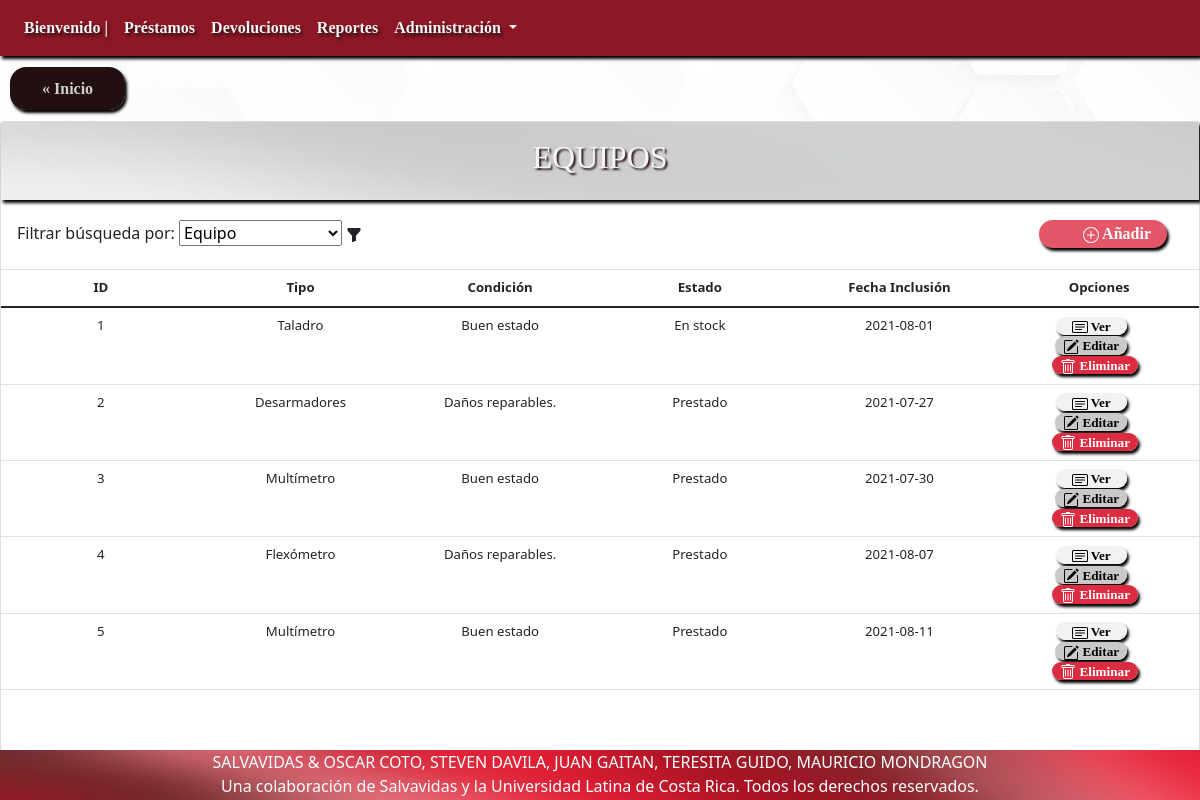
Page /?c=detalleAllEquipo on the earlier database version.
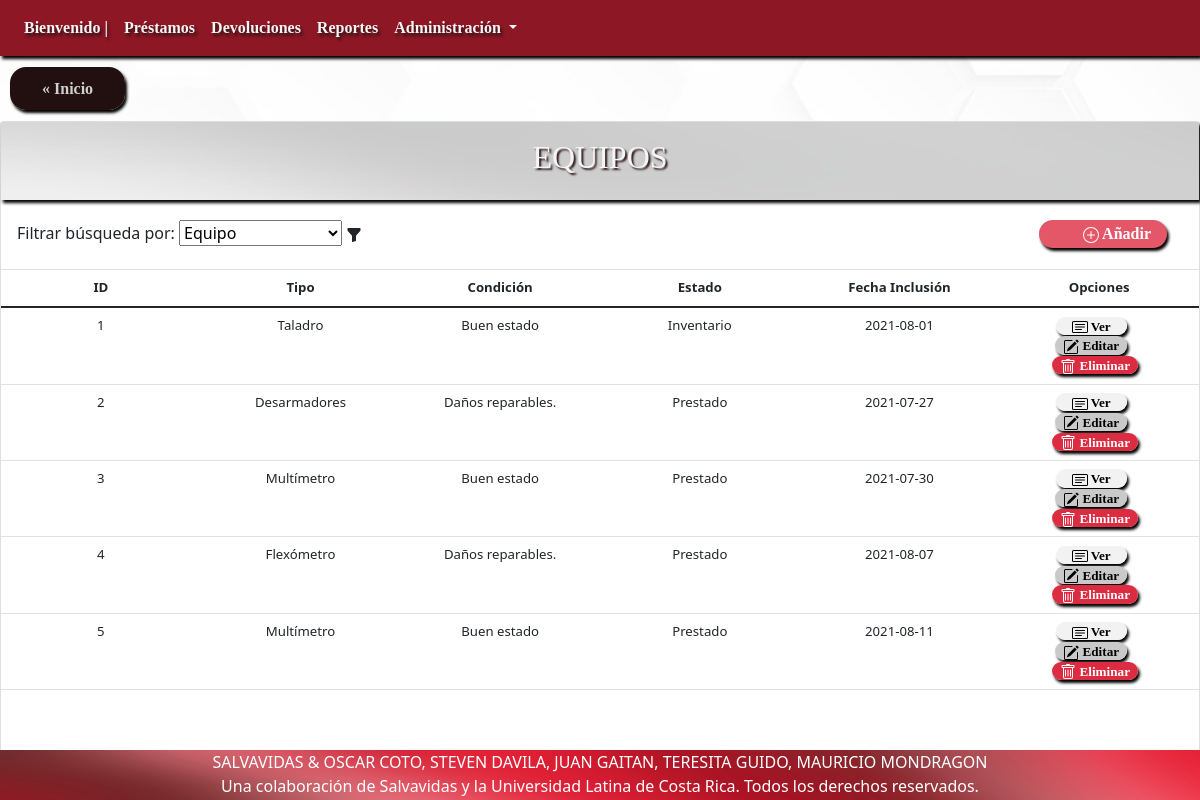
Same page on the later database version.
### tables this page shows
CREATE TABLE `equipo` (
  `idEquipo` varchar(25) NOT NULL,
  `idTipoEquipo` varchar(25) NOT NULL,
  `idCondicionActual` int(11) NOT NULL,
  `idEstadoInventario` int(11) NOT NULL,
  `fechaInclusion` date DEFAULT current_timestamp()
);

CREATE TABLE `tipoequipo` (
  `idTipoEquipo` varchar(25) NOT NULL,
  `nombreTipoEquipo` varchar(50) NOT NULL,
  `descripcionTipoEquipo` varchar(100) DEFAULT NULL,
  `marcaTipoEquipo` varchar(50) DEFAULT NULL,
  `existenciaMinima` int(11) NOT NULL
);

CREATE TABLE `condicionactual` (
  `idCondicionActual` int(11) NOT NULL,
  `descripcionCondicionActual` varchar(50) DEFAULT NULL
);

CREATE TABLE `estadoinventario` (
  `idEstadoInventario` int(11) NOT NULL,
  `descripcionEstadoInventario` varchar(50) DEFAULT NULL
);

### controller/detalleAllEquipo.php (called while the page is built, shortened)
<?php
include 'model/Equipo.php';
$Equipo = new Equipo();
    $allEquipo = $Equipo->seleccionarAllEquipo();
    $TipoEquipo = new TipoEquipo();
    $allTipoEquipo = $TipoEquipo->seleccionarAllTipoEquipo();
    $EstadoInventario = new EstadoInventario();
    $allEstadoInventario = $EstadoInventario->seleccionarAllEstadoInventario();
    $CondicionActual = new CondicionActual();
    $allCondicionActual = $CondicionActual->seleccionarAllCondicionActual();
    include 'view/verAllEquipo.php';

### model/Equipo.php (called while the page is built, shortened)
<?php
include_once "model/TipoEquipo.php";
include_once "model/CondicionActual.php";
include_once "model/EstadoInventario.php";
class Equipo
{
  public function __construct(
    $pidEquipo = "",
    $pidTipoEquipo = "",
    $pidCondicionActual = "",
    $pidEstadoInventario = "",
    $pfechaInclusion = ""
  ) {
    $this->idEquipo = $pidEquipo;
    $this->idTipoEquipo = $pidTipoEquipo;
    $this->idCondicionActual = $pidCondicionActual;
    $this->idEstadoInventario = $pidEstadoInventario;
    $this->fechaInclusion = $pfechaInclusion;
  }
  function seleccionarAllEquipo(){
    $query = "SELECT * FROM equipo";
    $pdo = new Connection();
    $pdo = $pdo->open();
    $result = $pdo->query($query);
    $rows = [];
    foreach ($result->fetchAll() as $row) {
        $rows[] = new Equipo($row['idEquipo'], $row['idTipoEquipo'],$row['idCondicionActual'],$row['idEstadoInventario'],$row['fechaInclusion']);
    }
    return $rows;
  }
}

### model/TipoEquipo.php (called while the page is built, shortened)
<?php
class TipoEquipo
{
  public function __construct(
    $pidTipoEquipo = "",
    $pnombreTipoEquipo = "",
    $pdescripcionTipoEquipo = "",
    $pmarcaTipoEquipo = "",
    $pexistenciaMinima = ""
  ) {
    $this->idTipoEquipo = $pidTipoEquipo;
    $this->nombreTipoEquipo = $pnombreTipoEquipo;
  }
  function seleccionarAllTipoEquipo(){
    $query = "SELECT * FROM tipoequipo";
    $pdo = new Connection();
    $pdo = $pdo->open();
    $result = $pdo->query($query);
    $rows = [];
    foreach ($result->fetchAll() as $row) {
        $rows[] = new TipoEquipo($row['idTipoEquipo'], $row['nombreTipoEquipo'],$row['descripcionTipoEquipo'],$row['marcaTipoEquipo'],$row['existenciaMinima']);
    }
    return $rows;
  }
}

### model/CondicionActual.php (called while the page is built, shortened)
<?php
class CondicionActual
{
  public function __construct($idCondicionActual = "", $descripcionCondicionActual = "") {
    $this->idCondicionActual = $idCondicionActual;
    $this->descripcionCondicionActual = $descripcionCondicionActual;
  }
  function seleccionarAllCondicionActual(){
    $query = "SELECT * FROM condicionactual";
    $pdo = new Connection();
    $pdo = $pdo->open();
    $result = $pdo->query($query);
    $rows = [];
    foreach ($result->fetchAll() as $row) {
        $rows[] = new CondicionActual($row['idCondicionActual'], $row['descripcionCondicionActual']);
    }
    return $rows;
  }
}

### model/EstadoInventario.php (called while the page is built, shortened)
<?php
class EstadoInventario
{
  public function __construct($idEstadoInventario = "", $descripcionEstadoInventario = "") {
    $this->idEstadoInventario = $idEstadoInventario;
    $this->descripcionEstadoInventario = $descripcionEstadoInventario;
  }
  function seleccionarAllEstadoInventario(){
    $query = "SELECT * FROM estadoinventario";
    $pdo = new Connection();
    $pdo = $pdo->open();
    $result = $pdo->query($query);
    $rows = [];
    foreach ($result->fetchAll() as $row) {
        $rows[] = new EstadoInventario($row['idEstadoInventario'], $row['descripcionEstadoInventario']);
    }
    return $rows;
  }
}

### view/verAllEquipo.php (the view, shortened to what this page needs)
<div class="upside">
    <a href="index.php" class="Inicio">« Inicio</a>
</div>
<div class="card" id="ListaCompleta">
    <div class="card-title">
        <h2> EQUIPOS </h2>
    </div>
    <div class="card-subtitle" id="Add">
        <label for="search">Filtrar búsqueda por: </label>
        <select name="forma" onchange="location = this.value;">
            <option value="?c=detalleAllEquipo" selected>Equipo</option>
        </select>
        <svg xmlns="http://www.w3.org/2000/svg" width="16" height="16" fill="currentColor" class="bi bi-funnel-fill" viewBox="0 0 16 16">
        <path d="M1.5 1.5A.5.5 0 0 1 2 1h12a.5.5 0 0 1 .5.5v2a.5.5 0 0 1-.128.334L10 8.692V13.5a.5.5 0 0 1-.342.474l-3 1A.5.5 0 0 1 6 14.5V8.692L1.628 3.834A.5.5 0 0 1 1.5 3.5v-2z"/>
        </svg>
        <a href="?c=crearEquipo" class="add">
         Añadir
        </a>
    </div>
    <table class="table">
        <thead>
            <tr>
                <th scope="col">ID</th>
                <th scope="col">Tipo</th>
                <th scope="col">Condición</th>
                <th scope="col">Estado</th>
                <th scope="col">Fecha Inclusión</th>
                <th scope="col">Opciones</th>
            </tr>
        </thead>
        <tbody>
        <?php
        foreach ($allEquipo as $value) {
        ?>
            <tr>
                <td><?php echo $value->idEquipo; ?></td>
                <?php foreach ($allTipoEquipo as $tipo) { if ($value->idTipoEquipo == $tipo->idTipoEquipo) {?>
                    <td><?php echo $tipo->nombreTipoEquipo; ?></td>
                <?php } } ?>
                <?php foreach ($allCondicionActual as $condicion) { if ($value->idCondicionActual == $condicion->idCondicionActual) { ?>
                    <td><?php echo $condicion->descripcionCondicionActual; ?></td>
                <?php } } ?>
                <?php foreach ($allEstadoInventario as $estado) {
                    if ($value->idEstadoInventario == $estado->idEstadoInventario) { ?>
                    <td><?php echo $estado->descripcionEstadoInventario; ?></td>
                <?php } } ?>
                <td><?php echo $value->fechaInclusion; ?></td>
                <td>
                <a class="ver" id="ver" href="?c=detalleEquipo&idEquipo=<?php echo $value->idEquipo; ?>">
                 Ver
                </a>
                <br>
                <a class="editar" id="editar" href="?c=actualizarEquipo&idEquipo=<?php echo $value->idEquipo; ?>">
                 Editar
                </a>
                <br>
                <a class="eliminar" id="eliminar" href="?c=eliminarEquipo&idEquipo=<?php echo $value->idEquipo; ?>">
                 Eliminar
                </a>
                </td>
            </tr>
        <?php } ?>
        </tbody>
    </table>
</div>

### index.php (shortened to what this page needs)
<!DOCTYPE html>
<html>
    <head>
        <link rel="stylesheet" href="https://maxcdn.bootstrapcdn.com/bootstrap/4.0.0/css/bootstrap.min.css">
        <link href="https://cdn.jsdelivr.net/npm/bootstrap@5.0.0-beta1/dist/css/bootstrap.min.css" rel="stylesheet">
        <link rel="stylesheet" href="css/style.css">
        <link rel="stylesheet" href="css/style1.css">
        <link rel="stylesheet" href="css/style2.css">
    </head>
    <body>
        <?php
        include 'view/header.php';
        if (isset($_GET["c"])) {
            include 'controller/' . $_GET["c"] . '.php';
        } else {
            include 'view/home.php';
        }
        require 'view/footer.php';
        ?>
    </body>
</html>

### view/header.php (shortened to what this page needs)
<nav class="navbar navbar-expand-lg" id = "idheader">
  <div class="collapse navbar-collapse" id="navbarNavDropdown">
    <ul class="navbar-nav">
      <li class="nav-item active">
        <a class="nav-link" href="index.php"> Bienvenido  | <span class="sr-only">(current)</span></a>
      </li>
      <li class="nav-item">
        <a class="nav-link" href="?c=detalleAllPrestamo">Préstamos</a>
      </li>
       <li class="nav-item">
        <a class="nav-link" href="?c=detalleAllDevolucion">Devoluciones</a>
      </li>
      <li class="nav-item">
        <a class="nav-link" href="?c=crearReporte">Reportes</a>
      </li>
      <li class="nav-item dropdown">
        <a class="nav-link dropdown-toggle" href="#" id="navbarDropdownMenuLink" data-toggle="dropdown" aria-haspopup="true" aria-expanded="false">
          Administración
        </a>
      </li>
    </ul>
  </div>
</nav>

### view/footer.php
<footer id="footer" class="footer">
    <p>SALVAVIDAS &  OSCAR COTO, STEVEN DAVILA, JUAN GAITAN, TERESITA GUIDO, MAURICIO MONDRAGON
    <br>
    Una colaboración de Salvavidas y la Universidad Latina de Costa Rica. Todos los derechos reservados.
    </p>
 </footer>

### css/style.css (style rules this page uses)
body { background-image: url("../img/wallpaper.jpg"); background-position: center; background-attachment: fixed; background-size:cover; }
#idheader { background-color: #8d1725; color:white; box-shadow: 2px 3px 3px black; outline: none !important; border: none; }
#idheader .nav-link { font-family: "Georgia"; font-weight: bold; color: whitesmoke ; text-shadow: 2px 3px 3px #2b1515; }
.footer { background-image: url("../img/footer-background.jpg"); position: fixed; bottom: 0; width: 100%; height: 50px; color: white; text-align: center; }
.card { margin: auto; width: 100%; display: flexbox; }
.card .card-title { background-image: url("../img/card-subtitle-wallpaper.jpg"); color: whitesmoke; text-align: center; font-family: "Arial Black"; box-shadow: 2px 3px 3px black; }
.card .card-title h2 { text-shadow: 2px 2px 2px #2b1515; padding: 1rem; }

### css/style1.css (style rules this page uses)
#ListaCompleta { margin-top: 10px; width: inherit; }
#ListaCompleta #Add { padding: 1rem; }
#ListaCompleta .add { float: right; margin-right: 1rem; padding: 0.1rem 1rem; text-align: right; background: #e35768; color: #fff; text-decoration: none; width:8rem; box-shadow: 2px 3px 3px black; font-family: "Georgia"; font-weight: bold; border-radius: 1rem; }
.upside { margin-top: 20px; margin-left: 10px; margin-bottom: 20px; }
.upside .Inicio { margin: auto; padding: 0.8rem 2rem; text-align: center; background: #221010; color: #cfcfcf; text-decoration: none; width: 50%; box-shadow: 2px 3px 3px black; font-family: "Georgia"; font-weight: bold; border-radius: 1rem; }
#ListaCompleta #ver { margin-right: 1rem; padding: 0.1rem 1rem; text-align: center; background: #f2f2f2; color: black; text-decoration: none; width: 8rem; box-shadow: 2px 3px 3px black; font-family: "Georgia"; font-weight: bold; border-radius: 1rem; }
#ListaCompleta #eliminar { margin-right: 0.5rem; padding: 0.1rem 0.5rem; text-align: center; background: #dc2c41; color: white; text-decoration: none; width: 8rem; box-shadow: 2px 3px 3px black; font-family: "Georgia"; font-weight: bold; border-radius: 1rem; }
#ListaCompleta #editar { margin-right: 1rem; padding: 0.1rem 0.5rem; text-align: center; background: #c9c9c9; color: black; text-decoration: none; width: 10rem; box-shadow: 2px 3px 3px black; font-family: "Georgia"; font-weight: bold; border-radius: 1rem; }
.table { text-align: center; table-layout: fixed; font-size: 1.1vw; margin-bottom: 5rem; }

Differences in the rows shown:
changed estadoinventario: descripcionEstadoInventario "En stock" → "Inventario"
